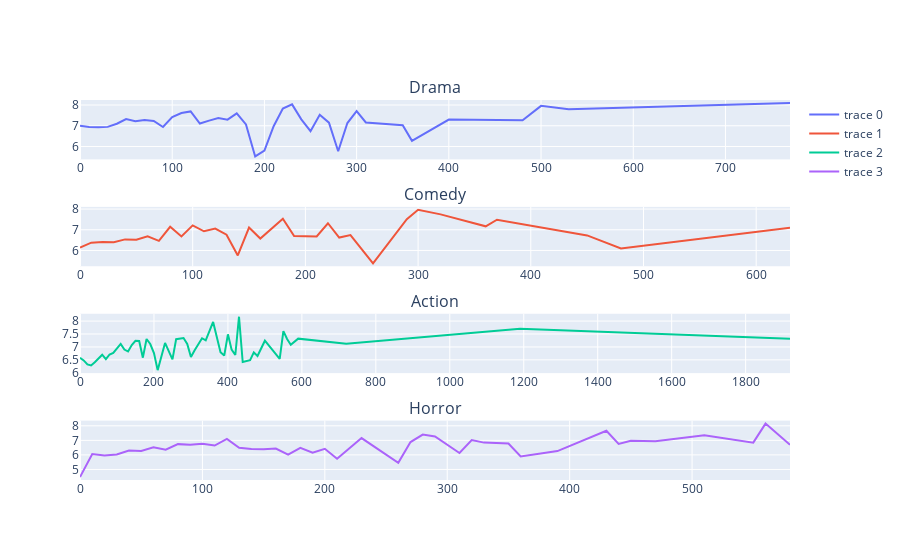

The cell this chart's notebook holds for it:
### Markdown cell above
**№7.2.** Построить несколько суб-графиков на одном графике.

### Code cell
grouped = data.groupby(['main_genre', 'popularity'])['vote_average'].mean().reset_index()
fig = make_subplots(rows=4, cols=1, subplot_titles=types)

for i in range(4):
        grouped1 = grouped[grouped['main_genre'] == types[i]]
        fig.add_trace(go.Scatter(x=grouped1['popularity'], y=grouped1['vote_average']), row=i+1, col=1)

fig.show()

### Figure 1 — Plotly figure (JSON) as saved in the notebook; plotly's stock layout.template omitted (floating-point values rounded to 4 significant figures)
{"data": [{"x": [0, 10, 20, 30, 40, 50, 60, 70, 80, 90, 100, 110, 120, 130, 140, 150, 160, 170, 180, 190, 200, 210, 220, 230, 240, 250, 260, 270, 280, 290, 300, 310, 350, 360, 400, 480, 500, 530, 770], "y": [7.0, 6.936, 6.927, 6.946, 7.098, 7.32, 7.221, 7.272, 7.23, 6.939, 7.419, 7.614, 7.691, 7.107, 7.246, 7.369, 7.293, 7.595, 7.062, 5.522, 5.801, 6.979, 7.826, 8.031, 7.309, 6.736, 7.531, 7.15, 5.773, 7.13, 7.704, 7.159, 7.029, 6.272, 7.3, 7.269, 7.96, 7.794, 8.099], "type": "scatter", "xaxis": "x", "yaxis": "y"}, {"x": [0, 10, 20, 30, 40, 50, 60, 70, 80, 90, 100, 110, 120, 130, 140, 150, 160, 180, 190, 200, 210, 220, 230, 240, 260, 290, 300, 320, 360, 370, 450, 480, 630], "y": [6.145, 6.376, 6.405, 6.398, 6.535, 6.516, 6.686, 6.466, 7.145, 6.676, 7.212, 6.925, 7.055, 6.761, 5.76, 7.107, 6.575, 7.533, 6.693, 6.667, 6.676, 7.315, 6.625, 6.744, 5.381, 7.509, 7.962, 7.743, 7.167, 7.484, 6.726, 6.093, 7.1], "type": "scatter", "xaxis": "x2", "yaxis": "y2"}, {"x": [0, 10, 20, 30, 40, 50, 60, 70, 80, 90, 100, 110, 120, 130, 140, 150, 160, 170, 180, 190, 200, 210, 230, 240, 250, 260, 280, 290, 300, 310, 330, 340, 360, 380, 390, 400, 410, 420, 430, 440, 460, 470, 480, 500, 540, 550, 560, 570, 580, 590, 720, 1190, 1920], "y": [6.579, 6.48, 6.323, 6.283, 6.405, 6.574, 6.7, 6.525, 6.709, 6.772, 6.936, 7.118, 6.898, 6.822, 7.076, 7.24, 7.233, 6.585, 7.307, 7.112, 6.764, 6.102, 7.155, 6.81, 6.52, 7.301, 7.345, 7.115, 6.613, 6.874, 7.336, 7.256, 7.969, 6.792, 6.667, 7.487, 6.895, 6.689, 8.169, 6.418, 6.49, 6.79, 6.649, 7.242, 6.542, 7.612, 7.306, 7.087, 7.2, 7.321, 7.121, 7.701, 7.314], "type": "scatter", "xaxis": "x3", "yaxis": "y3"}, {"x": [0, 10, 20, 30, 40, 50, 60, 70, 80, 90, 100, 110, 120, 130, 140, 150, 160, 170, 180, 190, 200, 210, 230, 260, 270, 280, 290, 310, 320, 330, 350, 360, 390, 430, 440, 450, 470, 510, 550, 560, 580], "y": [4.479, 6.065, 5.958, 6.032, 6.302, 6.266, 6.519, 6.353, 6.741, 6.691, 6.76, 6.643, 7.095, 6.491, 6.399, 6.383, 6.438, 6.016, 6.484, 6.153, 6.422, 5.738, 7.156, 5.454, 6.884, 7.397, 7.27, 6.132, 7.021, 6.845, 6.784, 5.892, 6.264, 7.661, 6.76, 6.976, 6.931, 7.344, 6.843, 8.153, 6.7], "type": "scatter", "xaxis": "x4", "yaxis": "y4"}], "layout": {"xaxis": {"anchor": "y", "domain": [0, 1]}, "yaxis": {"anchor": "x", "domain": [0.8438, 1]}, "xaxis2": {"anchor": "y2", "domain": [0, 1]}, "yaxis2": {"anchor": "x2", "domain": [0.5625, 0.7188]}, "xaxis3": {"anchor": "y3", "domain": [0, 1]}, "yaxis3": {"anchor": "x3", "domain": [0.2812, 0.4375]}, "xaxis4": {"anchor": "y4", "domain": [0, 1]}, "yaxis4": {"anchor": "x4", "domain": [0, 0.1562]}, "annotations": [{"font": {"size": 16}, "showarrow": false, "text": "Drama", "x": 0.5, "xanchor": "center", "xref": "paper", "y": 1, "yanchor": "bottom", "yref": "paper"}, {"font": {"size": 16}, "showarrow": false, "text": "Comedy", "x": 0.5, "xanchor": "center", "xref": "paper", "y": 0.7188, "yanchor": "bottom", "yref": "paper"}, {"font": {"size": 16}, "showarrow": false, "text": "Action", "x": 0.5, "xanchor": "center", "xref": "paper", "y": 0.4375, "yanchor": "bottom", "yref": "paper"}, {"font": {"size": 16}, "showarrow": false, "text": "Horror", "x": 0.5, "xanchor": "center", "xref": "paper", "y": 0.1562, "yanchor": "bottom", "yref": "paper"}]}}
